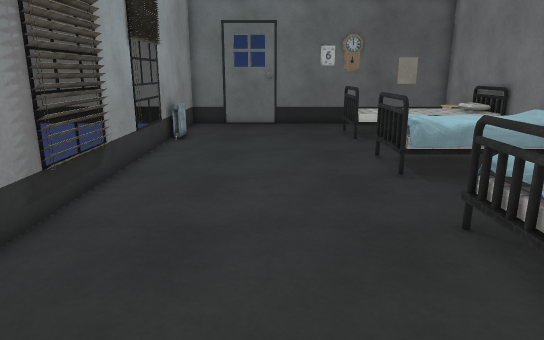
view 1 (above)

15 first-person views from a walk through a scene from a Unity 3-D project. The camera is 1.5 m above the floor, tilts 14° down and sees 70° across. The floor is counted in squares, 0.5 m on a side. Each view is taken from the middle of a square. On the plan, view 1 faces up. The plan holds only what a view shows up to about 20 squares ahead; the rest is blank. The place goes on beyond the plan. The player character is not drawn. Some surface patterns are stand-ins.

view 2
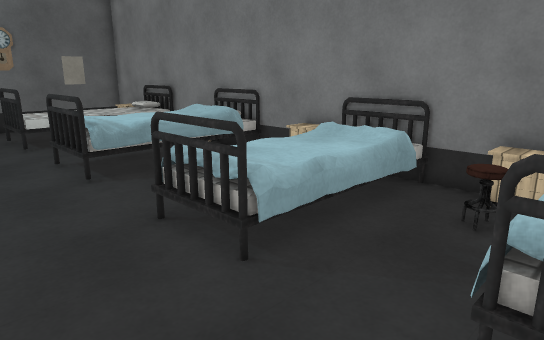

view 3
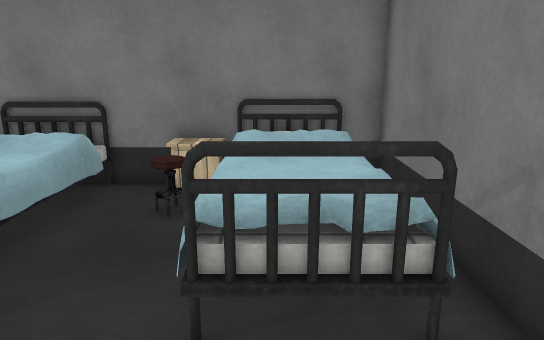

view 4
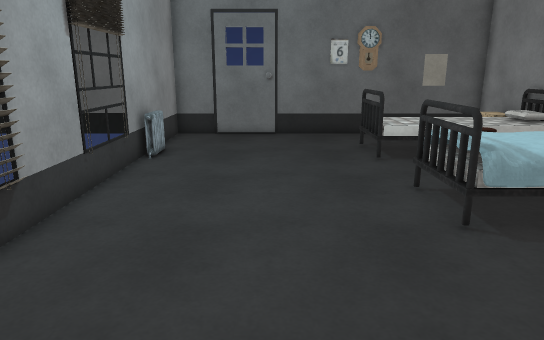

view 5
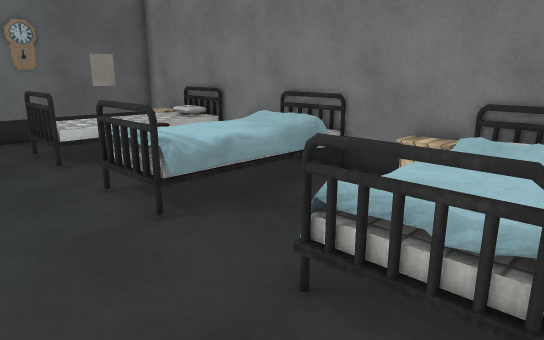

view 6
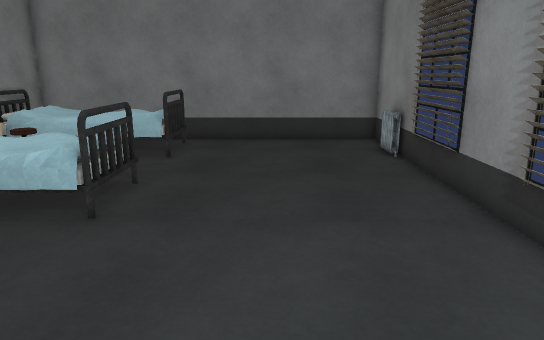

view 7
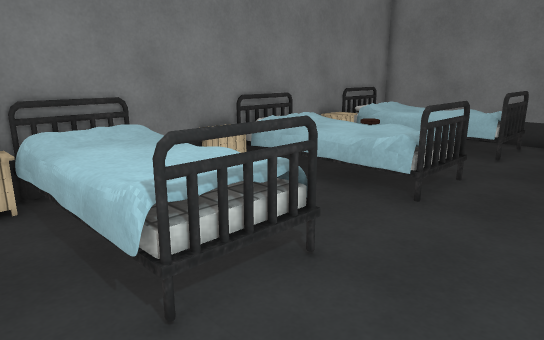

view 8
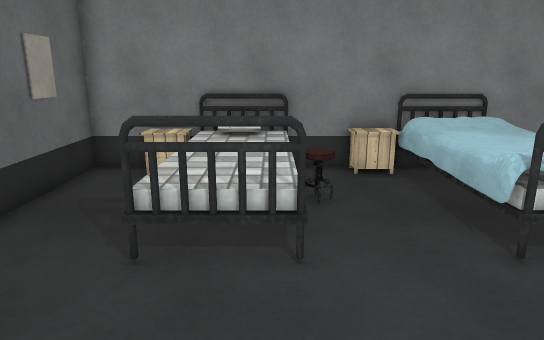

view 9
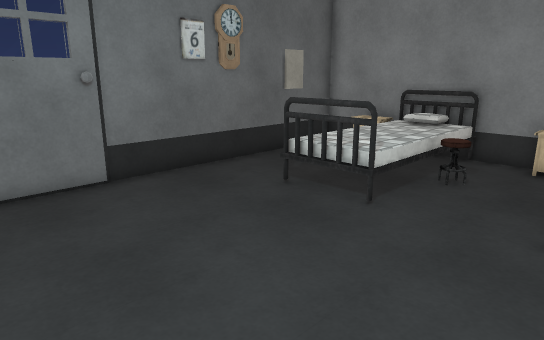

view 10
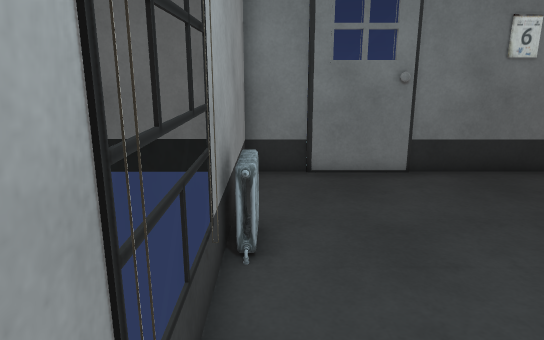

view 11
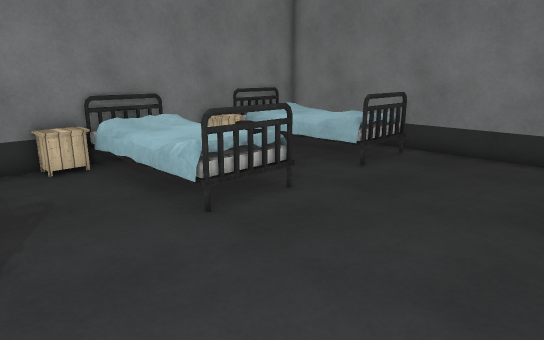

view 12
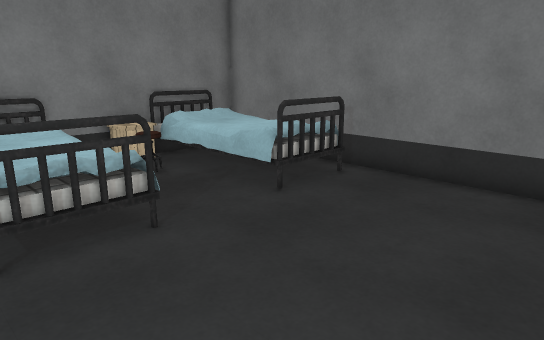

view 13
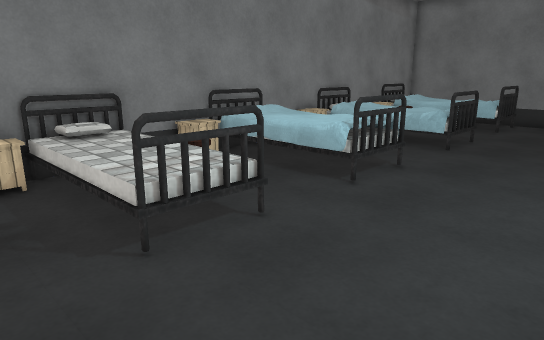

view 14
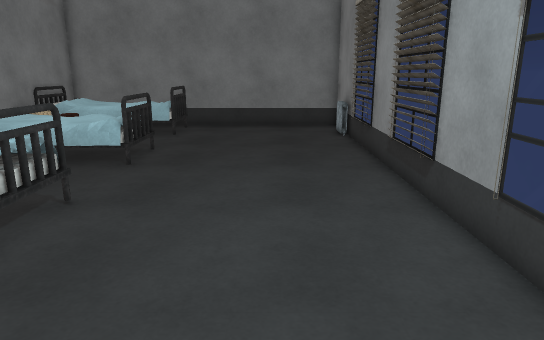

view 15
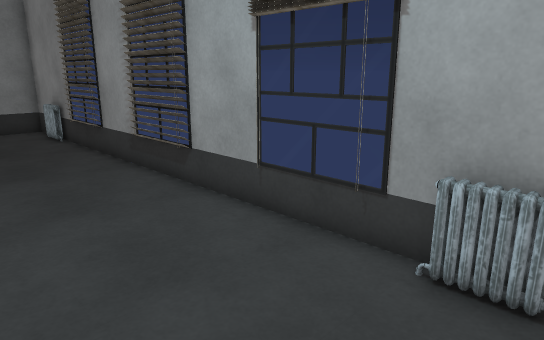

### Floor plan
Points are (right, up) in squares from view 1. A wall is a line through its corners. A room is listed if a view was taken in it or the views show most of it. See-through windows are left out.
Room 1 (views 1, 2, 3, 4, 5, 6, 7, 8, 9, 10, 11, 12, 13, 14, 15)
walls: (-4.6, 11.1) (-4.6, 7.9); (-4.6, 5.2) (-4.6, 2); (0.2, 23.7) (-2.9, 23.7); (-2.9, 23.8) (-7.5, 23.8); (-4.8, 23.9) (-4.8, -3) (10.5, -3) (10.5, 23.8) (0.2, 23.8)
low walls: (-4.3, 18.1) (-4.6, 17.9); (-4.7, 18.5) (-4.2, 17.9); (-4.1, 19.1) (-4.4, 18.4) (-4.1, 18.2); (-4.3, 19.1) (-4.4, 18.9); (-4.3, 19.1) (-4.2, 17.9); (-4.6, 18.9) (-4.5, 18.5); (-4.4, 0.7) (-4.5, -0.4); (-4.7, 19.1) (-4.4, 18.7); (-4.5, 0.7) (-4.3, -0.6); (-4.4, 19.4) (-4.2, 19.1) (-4.4, 18.4); (-4.6, 19.3) (-4.2, 19.1) (-4.3, 18); (-4.6, 0.5) (-4.3, -0.2)
objects: bed (4, -2) to (10, 1); bed (4, 4) to (10, 7); bed (4, 11) to (10, 14); bed (4, 18) to (4, 20); other object (7, 17); other object (8, 2) to (9, 3); drawers (9, 14) to (10, 16); drawers (9, 21) to (10, 22); drawers (10, 1) to (10, 3); drawers (10, 7) to (10, 9); bed (10, 18); bed (10, 20)

Where each view was taken, in squares from view 1:
view 1: 0 up, 0 right, facing up
view 2: 0 up, 0 right, facing up-right
view 3: 0 up, 0 right, facing right
view 4: 4 up, 0 right, facing up
view 5: 4 up, 0 right, facing up-right
view 6: 15 up, 0 right, facing down
view 7: 16 up, 0 right, facing down-right
view 8: 18 up, 2 left, facing right
view 9: 13 up, 4 left, facing up-right
view 10: 12 up, 4 left, facing up
view 11: 12 up, 3 left, facing down-right
view 12: 8 up, 3 left, facing down-right
view 13: 23 up, 2 left, facing down-right
view 14: 20 up, 1 left, facing down
view 15: 20 up, 1 right, facing down-left
